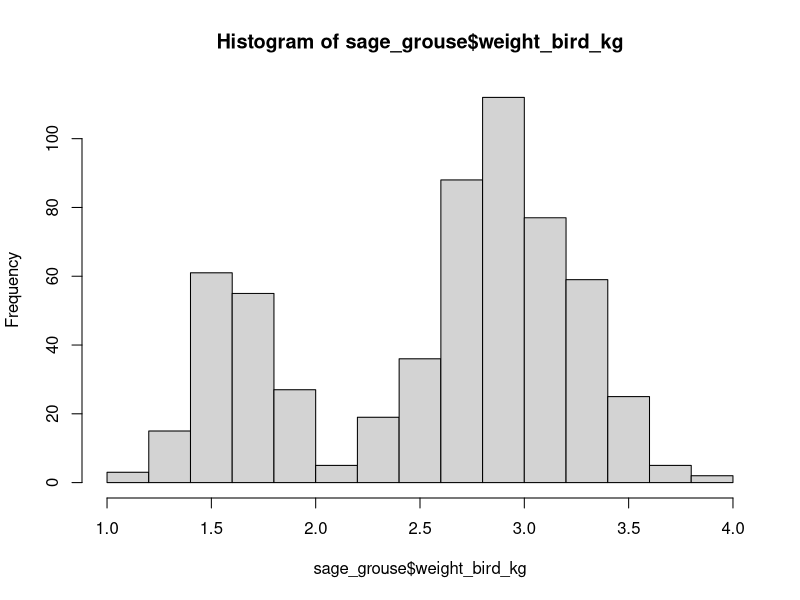

Recreate this plot in R.
#THIS IS A TEMPLATE SCRIPT - PLEASE SAVE YOURS UNDER A DIFFERENT NAME
#BEFORE YOU COMMIT

#Sage grouse data - (Your name's) code
#Created: 9 Aug 2023 (EB)
#Last edited: 10 Aug 2023 (EB)



#Libraries
library(tidyverse)

#Code

#read in the data
sage_grouse <- read.csv("data/sage_grouse_morphology.csv")

#emily making a histogram of body weight
hist(sage_grouse$weight_bird_kg)

